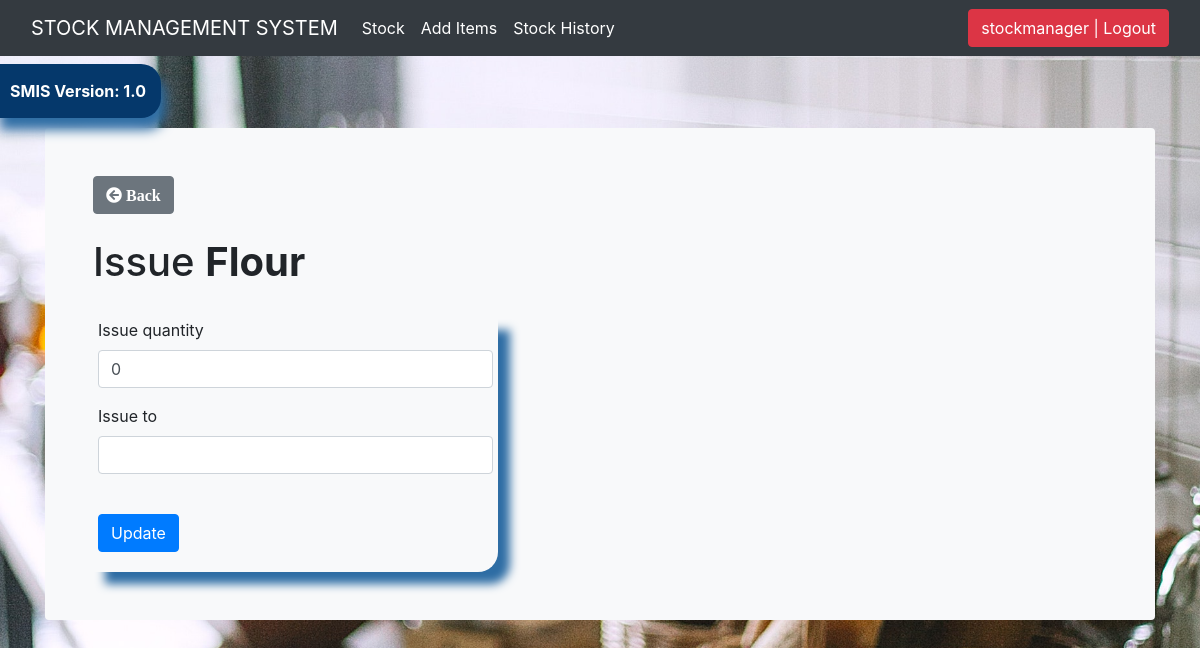
Page /issue_item/1/ (signed in) on the earlier database version.
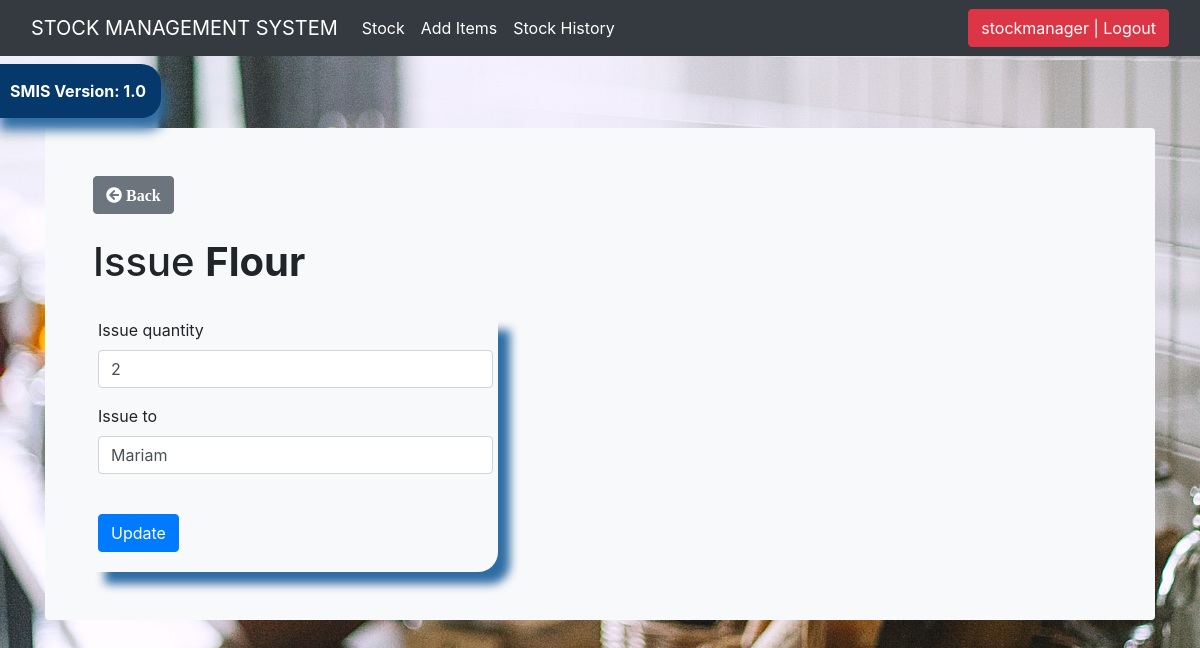
Same page on the later database version.
### stockmgmt/models.py (models this page shows, shortened)
class Stock(models.Model):
    category = models.ForeignKey(
        Category, max_length=50, null=True, on_delete=models.CASCADE)
    item_name = models.CharField(max_length=50, null=True)
    quantity = models.IntegerField(default='0', null=True)
    receive_quantity = models.IntegerField(
        default='0', blank=True, null=True)
    receive_by = models.CharField(max_length=50, blank=True, null=True)
    issue_quantity = models.IntegerField(
        default='0', blank=True, null=True)
    issue_by = models.CharField(max_length=50, blank=True, null=True)
    issue_to = models.CharField(max_length=50, blank=True, null=True)
    phone_number = models.CharField(max_length=50, blank=True, null=True)
    created_by = models.CharField(max_length=50, blank=True, null=True)
    reorder_level = models.IntegerField(default='0', blank=True, null=True)
    timestamp = models.DateTimeField(auto_now_add=True, null=True, blank=True)
    last_updated = models.DateTimeField(auto_now=True, null=True)
    export_to_CSV = models.BooleanField(default=False)

### stockmgmt/views.py (the view, shortened to what this page needs)
# urls.py: path('issue_item/<str:pk>/', issue_item, name="issue_item"),
@login_required
def issue_item(request, pk):
    title = 'Issue'
    item = Stock.objects.get(id=pk)
    form = IssueForm(request.POST or None, instance=item)
    context = {
        'title': title,
        'item': item,
        'form': form,
    }
    return render(request, 'issue_item.html', context)

### stockmgmt/forms.py
class IssueForm(forms.ModelForm):
    class Meta:
        model = Stock
        fields = ['issue_quantity', 'issue_to']

### stockmgmt/templates/issue_item.html (shortened to what this page needs)
{% extends 'base.html' %}
{% load static %}
{% load crispy_forms_tags %}
{% block content %}
<body>
    <main class="container">
        <div class="bg-light p-5 rounded">
            <div>
                <a class="btn btn-secondary" href="{% url 'item_details' item.id %}"><i class="fa fa-arrow-circle-left"
                        aria-hidden="true">
                        Back </i></a>
            </div>
            <br>
            <h1>{{ title }} <strong>{{item.item_name}}</strong></h1>
            <br>
            <div class="row">
                <div class="col-sm-5">
                    <div class="display_table">
                        <form method='POST' action=''>
                            {{ form | crispy }}
                            <br>
                            <input class=" btn btn-primary" type="submit" value='Update' />
                        </form>
                    </div>
                </div>
            </div>
        </div>
    </main>
</body>
{% endblock %}

Differences in the rows shown:
changed Stock "Flour": issue_quantity "0" → "2"; issue_to (not shown) → "Mariam"
